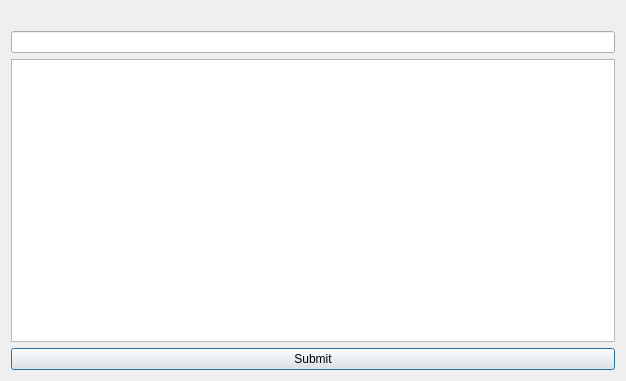
<?xml version="1.0" encoding="UTF-8"?>
<ui version="4.0">
 <class>LineWriter</class>
 <widget class="QDialog" name="LineWriter">
  <property name="geometry">
   <rect>
    <x>0</x>
    <y>0</y>
    <width>626</width>
    <height>381</height>
   </rect>
  </property>
  <property name="windowTitle">
   <string>Write Lines</string>
  </property>
  <layout class="QVBoxLayout" name="verticalLayout">
   <item>
    <widget class="QLabel" name="label_Line"/>
   </item>
   <item>
    <widget class="QLineEdit" name="line_Input"/>
   </item>
   <item>
    <widget class="QPlainTextEdit" name="text_Submitted">
     <property name="readOnly">
      <bool>true</bool>
     </property>
    </widget>
   </item>
   <item>
    <widget class="QPushButton" name="btn_Submit">
     <property name="text">
      <string>Submit</string>
     </property>
    </widget>
   </item>
  </layout>
 </widget>
 <resources/>
 <connections/>
</ui>
